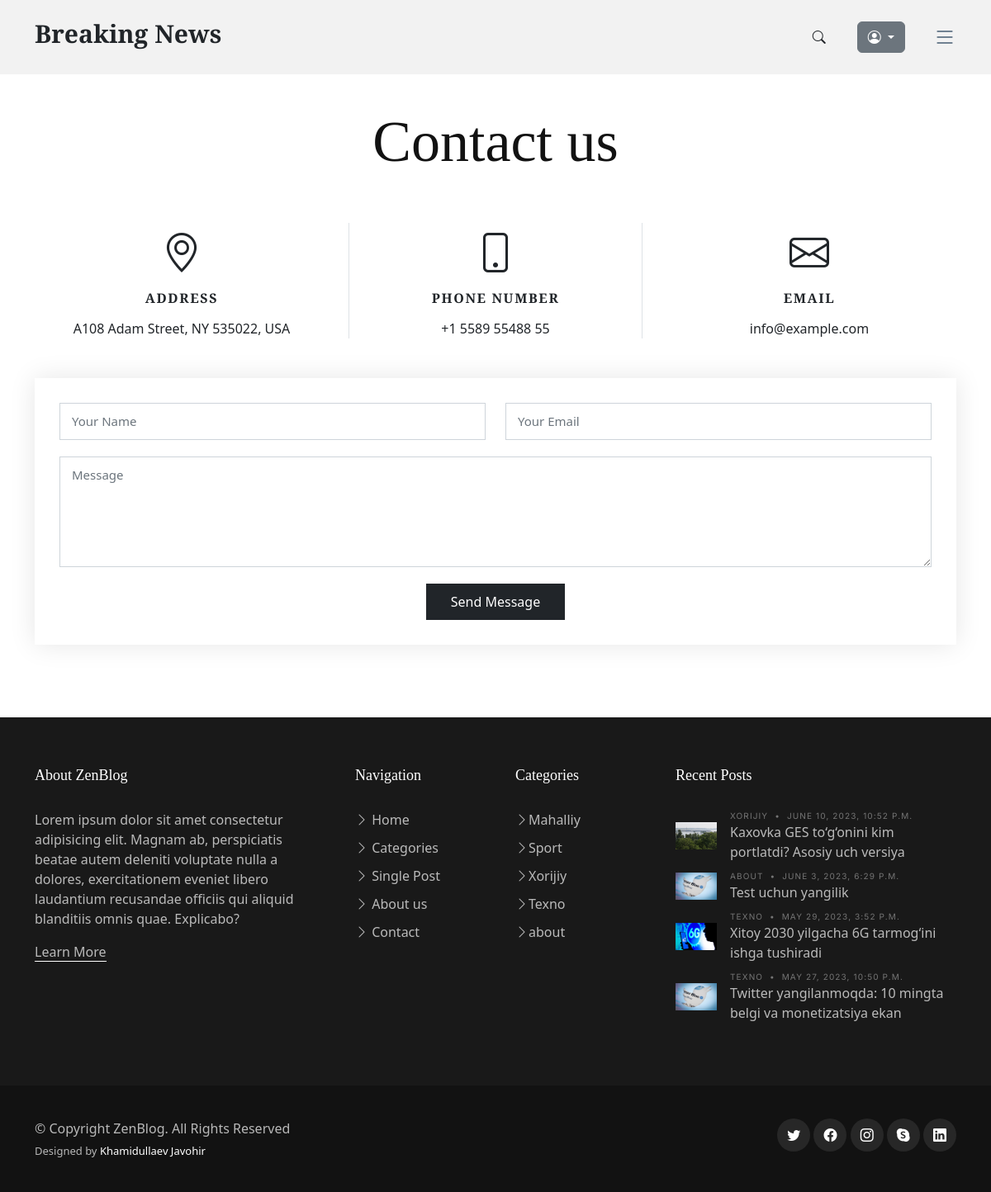
Page /contact/ on the committed database.
### news_app/models.py (models this page shows, shortened)
class Category(models.Model):
    name = models.CharField(max_length=150)
    def __str__(self):
        return self.name

class News(models.Model):
    class Status(models.TextChoices):
        Draft = "DF", "Draft"
        Published = "PB", "Published"
    title = models.CharField(max_length=250)
    slug = models.SlugField(max_length=300)
    body = models.TextField()
    image = models.ImageField(upload_to="news/images")
    category = models.ForeignKey(Category, on_delete=models.CASCADE)
    published_time = models.DateTimeField(default=timezone.now)
    created_time = models.DateTimeField(auto_now_add=True)
    updated_time = models.DateTimeField(auto_now=True)
    status = models.CharField(
        max_length=2, choices=Status.choices, default=Status.Draft
    )
    objects = models.Manager()  # defauld manager
    published = PublishedManager()
    class Meta:
        ordering = ["-published_time"]

### news_app/views.py (the view, shortened to what this page needs)
# urls.py: path("contact/", ContactPageView.as_view(), name="contact_page"),
class ContactPageView(TemplateView):
    template_name = "news/contact.html"
    def get(self, request, *args, **kwargs):
        form = ContactForm()
        context = {"form": form}
        return render(request, "news/contact.html", context)

### news_app/forms.py
class ContactForm(forms.ModelForm):
    class Meta:
        model = Contact
        fields = ["name", "email", "message"]

### news_app/context_procesor.py (called while the page is built)
def top_news(request):
    categories = Category.objects.all()
    top_news = News.published.all().order_by("-published_time")[:4]
    context = {
        "top_news": top_news,
        "categories": categories,
    }
    return context

### news_app/models.py (called while the page is built)
    def get_queryset(self):
        return super().get_queryset().filter(status=News.Status.Published)

### templates/news/contact.html (shortened to what this page needs)
{% extends 'news/base.html' %}
{% load static %}
{% block content %}
  <main id="main">
    <section id="contact" class="contact mb-5">
      <div class="container" data-aos="fade-up">
        <div class="row">
          <div class="col-lg-12 text-center mb-5">
            <h1 class="page-title">Contact us</h1>
          </div>
        </div>
        <div class="row gy-4">
          <div class="col-md-4">
            <div class="info-item">
              <i class="bi bi-geo-alt"></i>
              <h3>Address</h3>
              <address>A108 Adam Street, NY 535022, USA</address>
            </div>
          </div>
          <div class="col-md-4">
            <div class="info-item info-item-borders">
              <i class="bi bi-phone"></i>
              <h3>Phone Number</h3>
              <p><a href="tel:+155895548855">+1 5589 55488 55</a></p>
            </div>
          </div>
          <div class="col-md-4">
            <div class="info-item">
              <i class="bi bi-envelope"></i>
              <h3>Email</h3>
              <p><a href="mailto:info@example.com">info@example.com</a></p>
            </div>
          </div>
        </div>
        <div class="form mt-5">
          <form action="#" method="post" role="form" class="php-email-form">{% csrf_token %}
            <div class="row">
              <div class="form-group col-md-6">
                <input type="text" name="name" class="form-control" id="name" placeholder="Your Name" required>
              </div>
              <div class="form-group col-md-6">
                <input type="email" class="form-control" name="email" id="email" placeholder="Your Email" required>
              </div>
            </div>
            <div class="form-group">
              <textarea class="form-control" name="message" rows="5" placeholder="Message" required></textarea>
            </div>
            <div class="text-center"><button type="submit">Send Message</button></div>
          </form>
        </div>
      </div>
    </section>
  </main>
{% endblock content %}

### templates/news/base.html (shortened to what this page needs)
{% load static %}
<!DOCTYPE html>
<html lang="en">
<head>
  <link href="{% static 'vendor/bootstrap/css/bootstrap.min.css' %}" rel="stylesheet">
  <link href="{% static 'vendor/bootstrap-icons/bootstrap-icons.css' %}" rel="stylesheet">
  <link href="{% static 'vendor/swiper/swiper-bundle.min.css' %}" rel="stylesheet">
  <link href="{% static 'vendor/glightbox/css/glightbox.min.css' %}" rel="stylesheet">
  <link href="{% static 'vendor/aos/aos.css' %}" rel="stylesheet">
  <link href="{% static 'css/variables.css' %}" rel="stylesheet">
  <link href="{% static 'css/main.css' %}" rel="stylesheet">
  <link href="{% static 'css/404-page.css' %}" rel="stylesheet">
  <link href="{% static 'css/register.css' %}" rel="stylesheet">
</head>
<body>
  <header id="header" class="header d-flex align-items-center fixed-top">
    <div class="container-fluid container-xl d-flex align-items-center justify-content-between">
      <a href="{% url 'home_page' %}" class="logo d-flex align-items-center">
        <h1>Breaking News</h1>
      </a>
      <div class="position-relative d-flex align-items-center">
        <div class=" d-flex align-items-center">
          <a href="#" class="mx-2 js-search-open"><span class="bi-search"></span></a>
          <div class="dropdown me-1" style="padding: 10px 0 10px 30px;">
            <button type="button" class="btn btn-secondary dropdown-toggle" data-bs-toggle="dropdown" aria-expanded="false" data-bs-offset="10,20">
              <i class="bi bi-person-circle"></i>
            </button>
          </div>
          <i class="bi bi-list mobile-nav-toggle" style="padding-left:30px"></i>
        </div>
      </div>
    </div>
  </header>
  {% block content %}
  {% endblock content %}
  <footer id="footer" class="footer">
    <div class="footer-content">
      <div class="container">
        <div class="row g-5">
          <div class="col-lg-4">
            <h3 class="footer-heading">About ZenBlog</h3>
            <p>Lorem ipsum dolor sit amet consectetur adipisicing elit. Magnam ab, perspiciatis beatae autem deleniti
              voluptate nulla a dolores, exercitationem eveniet libero laudantium recusandae officiis qui aliquid
              blanditiis omnis quae. Explicabo?</p>
            <p><a href="about.html" class="footer-link-more">Learn More</a></p>
          </div>
          <div class="col-6 col-lg-2">
            <h3 class="footer-heading">Navigation</h3>
            <ul class="footer-links list-unstyled">
              <li><a href="{% url 'home_page' %}"><i class="bi bi-chevron-right"></i> Home</a></li>
              <li><a href="category.html"><i class="bi bi-chevron-right"></i> Categories</a></li>
              <li><a href="single-post.html"><i class="bi bi-chevron-right"></i> Single Post</a></li>
              <li><a href="about.html"><i class="bi bi-chevron-right"></i> About us</a></li>
              <li><a href="{% url 'contact_page' %}"><i class="bi bi-chevron-right"></i> Contact</a></li>
            </ul>
          </div>
          <div class="col-6 col-lg-2">
            <h3 class="footer-heading">Categories</h3>
            <ul class="footer-links list-unstyled">
              {% for category in categories %}
                <li><a href="category.html"><i class="bi bi-chevron-right"></i>{{ category.name }}</a></li>
              {% endfor %}
            </ul>
          </div>
          <div class="col-lg-4">
            <h3 class="footer-heading">Recent Posts</h3>
            <ul class="footer-links footer-blog-entry list-unstyled">
              {% for news in top_news %}
              <li>
                <a href="{% url 'detail_page' news.pk %}" class="d-flex align-items-center">
                  <img src="{{ news.image.url }}" alt="" class="img-fluid me-3">
                  <div>
                    <div class="post-meta d-block"><span class="date">{{ news.category }}</span> <span class="mx-1">&bullet;</span>
                      <span>{{ news.published_time }}</span>
                    </div>
                    <span>{{ news.title | truncatewords:13 }}</span>
                  </div>
                </a>
              </li>
              {% endfor %}
            </ul>
          </div>
        </div>
      </div>
    </div>
    <div class="footer-legal">
      <div class="container">
        <div class="row justify-content-between">
          <div class="col-md-6 text-center text-md-start mb-3 mb-md-0">
            <div class="copyright">
              © Copyright <strong><span>ZenBlog</span></strong>. All Rights Reserved
            </div>
            <div class="credits">
              Designed by <a href="https://github.com/Javohir-dev">Khamidullaev Javohir</a>
            </div>
          </div>
          <div class="col-md-6">
            <div class="social-links mb-3 mb-lg-0 text-center text-md-end">
              <a href="#" class="twitter"><i class="bi bi-twitter"></i></a>
              <a href="#" class="facebook"><i class="bi bi-facebook"></i></a>
              <a href="#" class="instagram"><i class="bi bi-instagram"></i></a>
              <a href="#" class="google-plus"><i class="bi bi-skype"></i></a>
              <a href="#" class="linkedin"><i class="bi bi-linkedin"></i></a>
            </div>
          </div>
        </div>
      </div>
    </div>
  </footer>
</body>
</html>

### static/css/variables.css (style rules this page uses)
:root { --font-default: 'EB Garamond', system-ui, -apple-system, "Segoe UI", Roboto, "Helvetica Neue", Arial, "Noto Sans", "Liberation Sans", sans-serif, "Apple Color Emoji", "Segoe UI Emoji", "Segoe UI Symbol", "Noto Color Emoji"; --font-primary: 'EB Garamond', serif; --font-secondary: 'Inter', sans-serif; --color-default: #212529; --color-default-rgb: 33, 37, 41; --color-links: #212529; --color-links-hover: #15171a; --color-primary: #212529; --color-primary-light: #26282c; --color-primary-dark: #0b0c0e; --color-primary-rgb: 33, 37, 41; --color-primary-light-rgb: 38, 40, 44; --color-primary-dark-rgb: 11, 12, 14; --color-secondary: #596d80; --color-secondary-light: #8498aa; --color-secondary-dark: #404f5c; --color-secondary-rgb: 89, 109, 128; --color-secondary-light-rgb: 132, 152, 170; --color-secondary-dark-rgb: 64, 79, 92; --color-blue: #0d6efd; --color-blue-rgb: 13, 110, 253; --color-indigo: #6610f2; --color-indigo-rgb: 102, 16, 242; --color-purple: #6f42c1; --color-purple-rgb: 111, 66, 193; --color-pink: #f3268c; --color-pink-rgb: 243, 38, 140; --color-red: #df1529; --color-red-rgb: 223, 21, 4; --color-orange: #fd7e14; --color-orange-rgb: 253, 126, 20; --color-yellow: #ffc107; --color-yellow-rgb: 255, 193, 7; --color-green: #059652; --color-green-rgb: 5, 150, 82; --color-teal: #20c997; --color-teal-rgb: 32, 201, 151; --color-cyan: #0dcaf0; --color-cyan-rgb: 13, 202, 240; --color-white: #ffffff; --color-white-rgb: 255, 255, 255; --color-gray: #6c757d; --color-gray-rgb: 108, 117, 125; --color-black: #000000; --color-black-rgb: 0, 0, 0; }
:root { --bs-blue: var(--color-blue); --bs-indigo: var(--color-indigo); --bs-purple: var(--color-purple); --bs-pink: var(--color-pink); --bs-red: var(--color-red); --bs-orange: var(--color-orange); --bs-yellow: var(--color-yellow); --bs-green: var(--color-green); --bs-teal: var(--color-teal); --bs-cyan: var(--color-cyan); --bs-white: var(--color-white); --bs-gray: var(--color-gray); --bs-gray-dark: #343a40; --bs-gray-100: #f8f9fa; --bs-gray-200: #e9ecef; --bs-gray-300: #dee2e6; --bs-gray-400: #ced4da; --bs-gray-500: #adb5bd; --bs-gray-600: #6c757d; --bs-gray-700: #495057; --bs-gray-800: #343a40; --bs-gray-900: #212529; --bs-primary: var(--color-blue); --bs-secondary: var(--color-blue); --bs-success: #198754; --bs-info: #0dcaf0; --bs-warning: #ffc107; --bs-danger: #dc3545; --bs-light: #f8f9fa; --bs-dark: #212529; --bs-primary-rgb: var(--color-primary-rgb); --bs-secondary-rgb: var(--color-secondary-rgb); --bs-success-rgb: 25, 135, 84; --bs-info-rgb: 13, 202, 240; --bs-warning-rgb: 255, 193, 7; --bs-danger-rgb: 220, 53, 69; --bs-light-rgb: 248, 249, 250; --bs-dark-rgb: 33, 37, 41; --bs-white-rgb: var(--color-white-rgb); --bs-black-rgb: var(--color-black-rgb); --bs-body-color-rgb: var(--color-default-rgb); --bs-body-bg-rgb: 255, 255, 255; --bs-font-sans-serif: var(--font-default); --bs-font-monospace: SFMono-Regular, Menlo, Monaco, Consolas, "Liberation Mono", "Courier New", monospace; --bs-gradient: linear-gradient(180deg, rgba(255, 255, 255, 0.15), rgba(255, 255, 255, 0)); --bs-body-font-family: var(--font-default); --bs-body-font-size: 1rem; --bs-body-font-weight: 400; --bs-body-line-height: 1.5; --bs-body-color: var(--color-default); --bs-body-bg: #fff; }

### static/css/404-page.css (style rules this page uses)
a { text-decoration: none; }

### static/css/register.css (style rules this page uses)
:root { --color-white: #fff; --color-light: #f1f5f9; --color-black: #121212; --color-night: #001632; --color-red: #f44336; --color-yellow: #6cf436; --color-blue: #1a73e8; --color-gray: #80868b; --color-grayish: #dadce0; --shadow-normal: 0 1px 3px 0 rgba(0, 0, 0, 0.1), 0 1px 2px 0 rgba(0, 0, 0, 0.06); --shadow-medium: 0 4px 6px -1px rgba(0, 0, 0, 0.1), 0 2px 4px -1px rgba(0, 0, 0, 0.06); --shadow-large: 0 10px 15px -3px rgba(0, 0, 0, 0.1), 0 4px 6px -2px rgba(0, 0, 0, 0.05); }
.login a, button { font-family: inherit; font-size: inherit; line-height: inherit; cursor: pointer; border: none; outline: none; text-decoration: none; }
.login, img { display: block; width: 100%; height: auto; object-fit: cover; }

### rows in the picture
Category: name "Mahalliy"
Category: name "Sport"
Category: name "Xorijiy"
Category: name "Texno"
Category: name "about"
News: image (picture), category "XORIJIY", published_time "JUNE 10, 2023, 10:52 P.M.", title "Kaxovka GES to‘g‘onini kim portlatdi? Asosiy uch versiya"
News: image (picture), category "ABOUT", published_time "JUNE 3, 2023, 6:29 P.M.", title "Test uchun yangilik"
News: image (picture), category "TEXNO", published_time "MAY 29, 2023, 3:52 P.M.", title "Xitoy 2030 yilgacha 6G tarmog‘ini ishga tushiradi"
News: image (picture), category "TEXNO", published_time "MAY 27, 2023, 10:50 P.M.", title "Twitter yangilanmoqda: 10 mingta belgi va monetizatsiya ekan"
